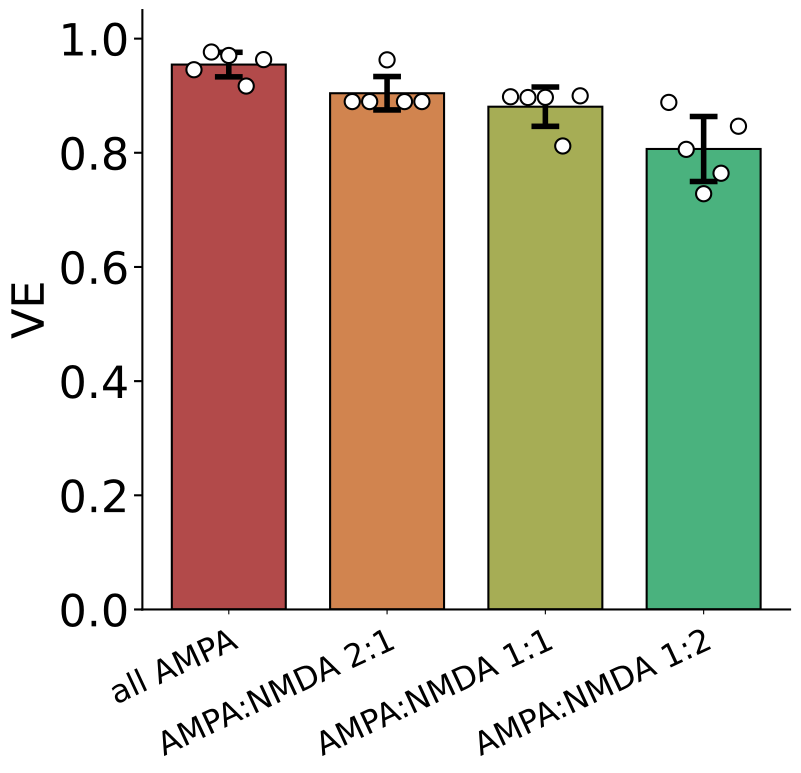

Recreate this plot in Python.
import csv
import os
from pathlib import Path
import argparse

import matplotlib

matplotlib.use("Agg")

import matplotlib.pyplot as plt
import numpy as np
import torch


SCRIPT_DIR = Path(__file__).resolve().parent
ROOT = SCRIPT_DIR.parents[2]
GROUP = "b"
METRIC = "ve"
DATA_DIR = ROOT / "nc_final_data" / "FigureS3" / f"FigureS3_{GROUP}"
SOURCE_DIR = ROOT / "nc_final_source_data" / "FigureS3" / f"FigureS3_{GROUP}"
CONDITIONS = ("all_ampa", "ampa_nmda_2to1", "ampa_nmda_1to1", "ampa_nmda_1to2")
LABELS = ("all AMPA", "AMPA:NMDA 2:1", "AMPA:NMDA 1:1", "AMPA:NMDA 1:2")
COLORS = ("#B24A4A", "#D1844F", "#A6AD55", "#4AB27E")


def predict(raster, state, device):
    x = torch.as_tensor(np.array(raster[None]), dtype=torch.float32, device=device)
    steps = x.shape[-1]
    lag = (torch.arange(steps, dtype=torch.float32, device=device) - 0.5).clamp_min(0)
    kernels = state["omega"][:, None] * (1 - torch.exp(-lag / state["tau_rise"][:, None])) * torch.exp(-lag / state["tau_decay"][:, None])
    size = 1 << (2 * steps - 2).bit_length()
    filtered = torch.fft.irfft(torch.fft.rfft(x, n=size) * torch.fft.rfft(kernels, n=size)[None], n=size)[..., :steps].transpose(1, 2)
    weight = state["bilinear.weight"][0].clone()
    weight.fill_diagonal_(0)
    drive = torch.einsum("...i,ij,...j->...", filtered, weight, filtered) + state["bilinear.bias"] + filtered.sum(-1)
    tau = torch.clamp(torch.abs(state["tau_reset"]), min=1e-4)
    alpha = torch.exp(-torch.ones((), dtype=drive.dtype, device=device) / tau)
    amplitude = torch.abs(state["reset_amp"])
    threshold = state["v_th"]
    voltage = torch.empty_like(drive)
    powers = alpha.pow(torch.arange(steps, dtype=drive.dtype, device=device))
    start = 0
    reset = torch.zeros((), dtype=drive.dtype, device=device)
    while start < steps:
        decay = powers[:steps - start]
        segment = drive[0, start:] + reset * decay
        above = torch.nonzero(segment >= threshold, as_tuple=False)
        if above.numel() == 0:
            voltage[0, start:] = segment
            break
        first = int(above[0, 0].item())
        end = start + first
        voltage[0, start:end + 1] = segment[:first + 1]
        reset = alpha * reset * decay[first] - amplitude
        start = end + 1
    return voltage.cpu().numpy()[0]


def spike_counts(truth, prediction, threshold):
    above = prediction >= threshold
    predicted = np.flatnonzero(above[1:] & ~above[:-1]) + 1
    if above[0]:
        predicted = np.r_[0, predicted]
    used = np.zeros(len(predicted), dtype=bool)
    matched = 0
    for spike in truth:
        available = np.flatnonzero((~used) & (np.abs(predicted - spike) <= 10.0))
        if len(available):
            nearest = available[np.argmin(np.abs(predicted[available] - spike))]
            used[nearest] = True
            matched += 1
    return matched, int((~used).sum()), len(truth) - matched


def evaluate(folder, state, device):
    inputs = np.load(folder / "test_ip.npy", mmap_mode="r", allow_pickle=False)
    voltage = np.load(folder / "test_op.npy", mmap_mode="r", allow_pickle=False)
    spikes = np.load(folder / "test_spike_times.npy", allow_pickle=False)
    offsets = np.load(folder / "test_spike_offsets.npy", allow_pickle=False)
    if len(inputs) != len(voltage) or len(offsets) != len(inputs) + 1:
        raise ValueError("Input, voltage and spike arrays have inconsistent sample counts")
    if offsets[0] != 0 or offsets[-1] != len(spikes) or np.any(np.diff(offsets) < 0):
        raise ValueError("Invalid spike-time offsets")
    nr = sr = ssr = nt = st = sst = 0.0
    tp = fp = fn = 0
    with torch.inference_mode():
        for index, (raster, row) in enumerate(zip(inputs, voltage)):
            truth_spikes = spikes[offsets[index]:offsets[index + 1]]
            prediction = predict(raster, state, device)
            target = np.asarray(row, dtype=np.float64)
            keep = np.ones(len(target), dtype=bool)
            for spike in truth_spikes:
                if np.isfinite(spike):
                    keep[max(0, int(np.floor(spike - 10))):min(len(keep), int(np.ceil(spike + 10)) + 1)] = False
            residual = (target - prediction)[keep]
            nr += len(residual)
            sr += residual.sum()
            ssr += residual @ residual
            nt += len(target)
            st += target.sum()
            sst += target @ target
            a, b, c = spike_counts(truth_spikes, prediction, float(state["v_th"]))
            tp += a
            fp += b
            fn += c
    if not nr or not nt:
        raise ValueError("No samples or no unmasked time points")
    residual_variance = ssr / nr - (sr / nr) ** 2
    target_variance = sst / nt - (st / nt) ** 2
    if target_variance <= 0:
        raise ValueError("True voltage variance must be positive")
    f1 = 2 * tp / (2 * tp + fp + fn) if 2 * tp + fp + fn else 0.0
    return 1 - residual_variance / target_variance, f1


def evaluate_test(device):
    values = np.empty((len(CONDITIONS), 5, 2), dtype=np.float64)
    for condition_index, condition in enumerate(CONDITIONS):
        folder = DATA_DIR / condition
        for run in range(1, 6):
            saved = torch.load(folder / f"dbnn_checkpoint_{run}.pt", map_location=device, weights_only=True)
            if set(saved) != {"model_state"}:
                raise ValueError("Checkpoint must contain only model_state")
            values[condition_index, run - 1] = evaluate(folder, saved["model_state"], device)
            print("test", condition, run, *values[condition_index, run - 1], flush=True)
    return values




def write_table(path, columns, runs, means, stds):
    values = np.asarray(runs)
    if values.ndim != 2 or values.shape[0] != len(columns) or len(means) != len(columns) or len(stds) != len(columns):
        raise ValueError("Unexpected source table shape")
    path.parent.mkdir(parents=True, exist_ok=True)
    temporary = path.with_name(f".{path.name}.{os.getpid()}.tmp")
    try:
        with temporary.open("w", encoding="utf-8", newline="") as stream:
            writer = csv.writer(stream)
            writer.writerow(["run", *columns])
            for index in range(values.shape[1]):
                writer.writerow([f"run_{index + 1}", *values[:, index]])
            writer.writerow(["mean", *means])
            writer.writerow(["std", *stds])
        os.replace(temporary, path)
    finally:
        if temporary.exists():
            temporary.unlink()


def main():
    parser = argparse.ArgumentParser()
    parser.add_argument("--device", default="cuda" if torch.cuda.is_available() else "cpu")
    args = parser.parse_args()
    torch.set_num_threads(4)
    torch.backends.cuda.matmul.allow_tf32 = False
    torch.backends.cudnn.allow_tf32 = False
    device = torch.device(args.device)
    values = evaluate_test(device)
    means = values.mean(axis=1)
    stds = values.std(axis=1, ddof=0)
    metric_index = 0 if METRIC == "ve" else 1
    columns = [f"{condition}_{metric}" for condition in CONDITIONS for metric in ("VE", "F1")]
    runs = values.transpose(0, 2, 1).reshape(len(columns), 5)
    write_table(SOURCE_DIR / f"FigureS3_{GROUP}.csv", columns, runs, means.reshape(-1), stds.reshape(-1))
    with plt.rc_context({"font.size": 32, "pdf.fonttype": 42, "ps.fonttype": 42}):
        fig, ax = plt.subplots(figsize=(8.0, 8.0))
        ax.bar(np.arange(len(CONDITIONS)), means[:, metric_index], yerr=stds[:, metric_index],
               color=COLORS, edgecolor="black", linewidth=1.5, width=0.72,
               error_kw={"elinewidth": 4, "ecolor": "black", "capsize": 10, "capthick": 4})
        offsets = np.linspace(-0.22, 0.22, values.shape[1])
        for index in range(len(CONDITIONS)):
            ax.scatter(index + offsets, values[index, :, metric_index], s=120, facecolors="white", edgecolors="black", linewidths=1.5, zorder=5)
        ax.set_ylim(0.0, 1.05)
        ax.set_ylabel("VE" if METRIC == "ve" else "F1 score")
        ax.set_xticks(np.arange(len(CONDITIONS)))
        ax.set_xticklabels(LABELS)
        ax.tick_params(axis="x", labelsize=23, pad=8)
        plt.setp(ax.get_xticklabels(), rotation=25, ha="right", rotation_mode="anchor")
        ax.tick_params(axis="y", width=1.5, length=6)
        ax.spines["right"].set_visible(False)
        ax.spines["top"].set_visible(False)
        ax.spines["left"].set_linewidth(1.5)
        ax.spines["bottom"].set_linewidth(1.5)
        fig.subplots_adjust(left=0.17, right=0.98, bottom=0.23, top=0.98)
        fig.savefig(SCRIPT_DIR / f"FigureS3_{GROUP}{1 if METRIC == 've' else 2}.pdf",
                    format="pdf", bbox_inches="tight")
        plt.close(fig)


if __name__ == "__main__":
    main()
